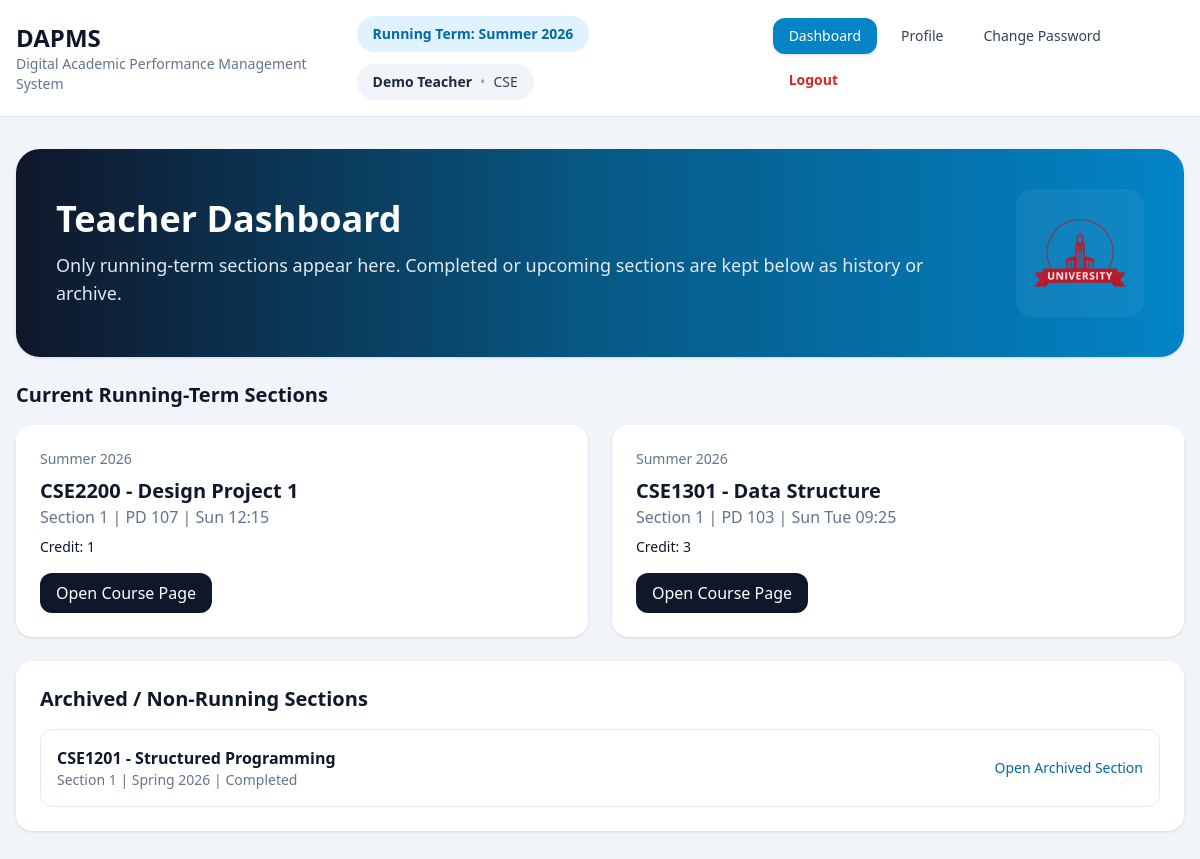
Page /teacher/dashboard (signed in) on the earlier database version.
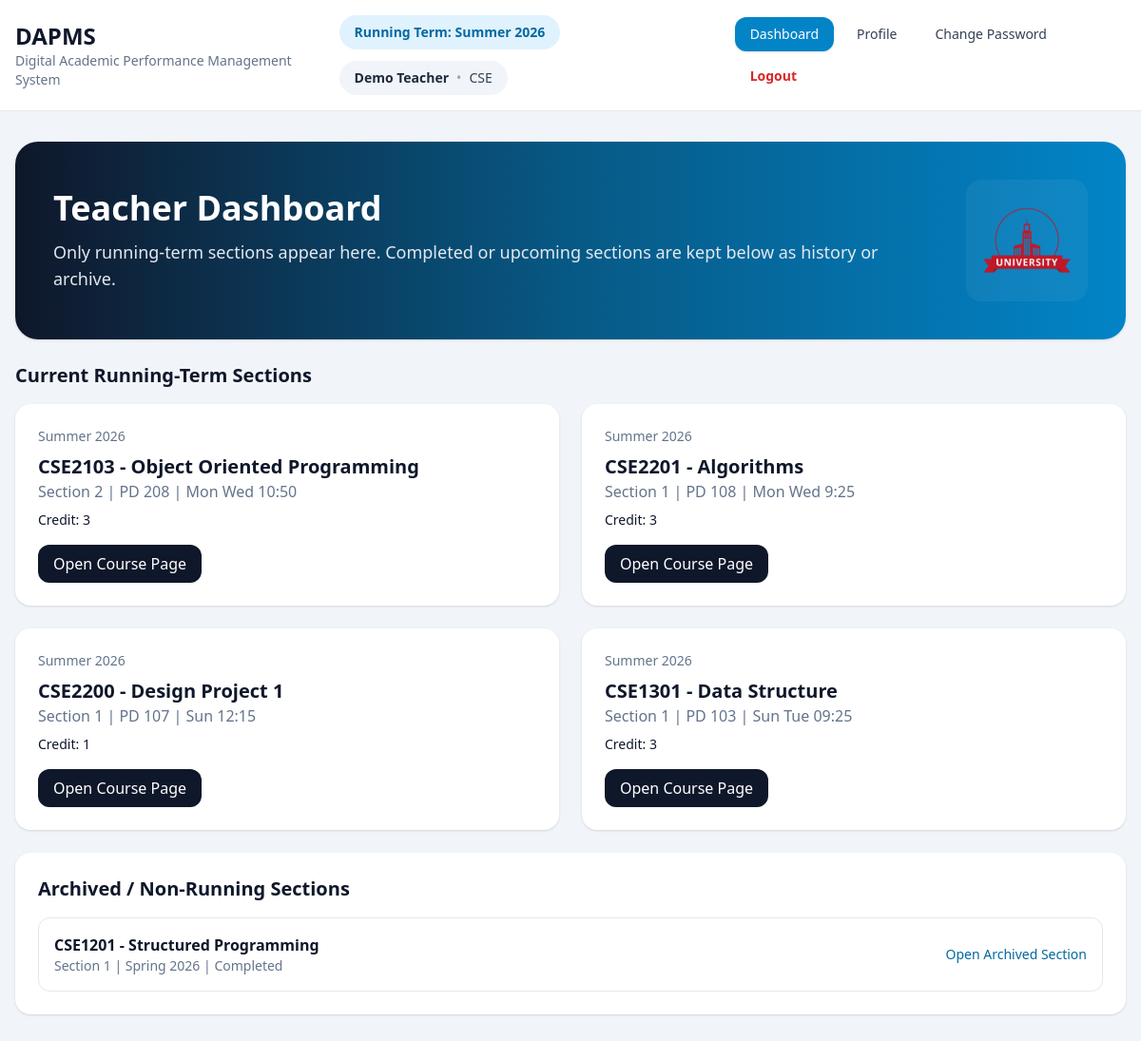
Same page on the later database version.
### tables this page shows
CREATE TABLE terms(
            id INTEGER PRIMARY KEY AUTOINCREMENT,
            name TEXT NOT NULL,
            start_date TEXT NOT NULL,
            end_date TEXT NOT NULL,
            status TEXT NOT NULL DEFAULT 'running'
        , semester TEXT, year INTEGER);

CREATE TABLE users(
            id INTEGER PRIMARY KEY AUTOINCREMENT,
            role TEXT NOT NULL,
            name TEXT NOT NULL,
            email TEXT NOT NULL UNIQUE,
            password_hash TEXT NOT NULL,
            department TEXT NOT NULL
        );

CREATE TABLE sections(
            id INTEGER PRIMARY KEY AUTOINCREMENT,
            section_no TEXT NOT NULL,
            room_no TEXT NOT NULL,
            schedule TEXT NOT NULL,
            term_id INTEGER NOT NULL,
            course_id INTEGER NOT NULL,
            teacher_user_id INTEGER NOT NULL,
            UNIQUE(term_id, course_id, section_no),
            FOREIGN KEY(term_id) REFERENCES terms(id) ON DELETE CASCADE,
            FOREIGN KEY(course_id) REFERENCES courses(id) ON DELETE CASCADE,
            FOREIGN KEY(teacher_user_id) REFERENCES users(id) ON DELETE CASCADE
        );

CREATE TABLE courses(
            id INTEGER PRIMARY KEY AUTOINCREMENT,
            course_code TEXT NOT NULL UNIQUE,
            title TEXT NOT NULL,
            credit INTEGER NOT NULL
        );

### app/routes/teacher.py (the view)
@bp.route('/dashboard')
@role_required('teacher')
def dashboard():
    return render_template('teacher/dashboard.html', sections=_manager().dashboard_sections(session.get('user_id')), archived_sections=_manager().archived_sections(session.get('user_id')))

### app/core/security.py (called while the page is built)
def load_user():
    user_id = session.get('user_id')
    if not user_id:
        g.user = None
        return
    g.user = get_db().execute('SELECT * FROM users WHERE id=?', (user_id,)).fetchone()

def role_required(*roles):
    def decorator(view):
        @wraps(view)
        def wrapped(*args, **kwargs):
            if session.get('role') not in roles:
                return redirect(url_for('auth.login'))
            return view(*args, **kwargs)
        return wrapped
    return decorator

### app/db.py (called while the page is built)
def get_db():
    if 'db' not in g:
        g.db = sqlite3.connect(current_app.config['DATABASE'])
        g.db.row_factory = sqlite3.Row
        g.db.execute('PRAGMA foreign_keys = ON')
    return g.db

### app/managers/teacher_manager.py (called while the page is built)
    def dashboard_sections(self, teacher_user_id: int):
        return self.db.execute(
            '''
            SELECT sections.*, courses.course_code, courses.title, courses.credit,
                   terms.name as term_name, terms.status as term_status
            FROM sections
            JOIN courses ON courses.id = sections.course_id
            JOIN terms ON terms.id = sections.term_id
            WHERE sections.teacher_user_id=? AND terms.status='running'
            ORDER BY terms.year DESC, terms.id DESC, sections.id DESC
            ''',
            (teacher_user_id,)
        ).fetchall()

    def archived_sections(self, teacher_user_id: int):
        return self.db.execute(
            '''
            SELECT sections.*, courses.course_code, courses.title, courses.credit,
                   terms.name as term_name, terms.status as term_status
            FROM sections
            JOIN courses ON courses.id = sections.course_id
            JOIN terms ON terms.id = sections.term_id
            WHERE sections.teacher_user_id=? AND terms.status<>'running'
            ORDER BY terms.year DESC, terms.id DESC, sections.id DESC
            ''',
            (teacher_user_id,)
        ).fetchall()

### app/routes/auth.py (called while the page is built)
@bp.before_app_request
def before():
    load_user()

### app/routes/teacher.py (called while the page is built)
def _manager() -> TeacherManager:
    return TeacherManager(get_db())

### app/templates/teacher/dashboard.html
{% extends 'layout.html' %}
{% block content %}
<div class="space-y-6">
  <div class="bg-gradient-to-r from-slate-900 via-sky-800 to-sky-600 text-white rounded-3xl shadow p-8 lg:p-10">
    <div class="flex flex-col lg:flex-row lg:items-center lg:justify-between gap-6">
      <div>
        <h2 class="text-3xl lg:text-4xl font-extrabold">Teacher Dashboard</h2>
        <p class="mt-3 text-slate-200 text-lg">
          Only running-term sections appear here. Completed or upcoming sections are kept below as history or archive.
        </p>
      </div>
      <div class="grid grid-cols-2 max-w-[280px]">
       <div class="col-span-2 bg-white/5 rounded-2xl p-4 flex items-center justify-center">
         <img src="{{ url_for('static', filename='logo.png') }}"
       alt="DAPMS Logo"
       class="h-24 w-auto object-contain">
</div>
      </div>
    </div>
  </div>
  <div>
    <h3 class="text-xl font-bold mb-4">Current Running-Term Sections</h3>
    <div class="grid md:grid-cols-2 gap-6">
      {% for s in sections %}
      <div class="bg-white rounded-2xl shadow p-6">
        <div class="text-sm text-slate-500">{{ s['term_name'] }}</div>
        <div class="text-xl font-bold mt-2">{{ s['course_code'] }} - {{ s['title'] }}</div>
        <div class="text-slate-500">Section {{ s['section_no'] }} | {{ s['room_no'] }} | {{ s['schedule'] }}</div>
        <div class="text-sm mt-2">Credit: {{ s['credit'] }}</div>
        <a href="{{ url_for('teacher.section_page', section_id=s['id']) }}" class="inline-block mt-4 bg-slate-900 text-white px-4 py-2 rounded-xl">Open Course Page</a>
      </div>
      {% else %}<div class="text-slate-500">No running-term sections assigned yet.</div>{% endfor %}
    </div>
  </div>
  <div class="bg-white rounded-2xl shadow p-6">
    <h3 class="text-xl font-bold mb-4">Archived / Non-Running Sections</h3>
    <div class="space-y-3">{% for s in archived_sections %}<div class="border rounded-xl p-4 flex justify-between items-center gap-4"><div><div class="font-semibold">{{ s['course_code'] }} - {{ s['title'] }}</div><div class="text-sm text-slate-500">Section {{ s['section_no'] }} | {{ s['term_name'] }} | {{ s['term_status']|title }}</div></div><a href="{{ url_for('teacher.section_page', section_id=s['id']) }}" class="text-sky-700 text-sm">Open Archived Section</a></div>{% else %}<div class="text-slate-500">No archived sections.</div>{% endfor %}</div>
  </div>
</div>
{% endblock %}

### app/templates/layout.html (shortened to what this page needs)
<!DOCTYPE html>
<html>
<head>
  <script src="https://cdn.tailwindcss.com"></script>
</head>
<body class="bg-slate-100 text-slate-900 min-h-screen">
  <nav class="bg-white border-b sticky top-0 z-20">
    <div class="max-w-7xl mx-auto px-4 py-4 flex justify-between items-center gap-4">
      <div>
        <h1 class="text-2xl font-bold">DAPMS</h1>
        <p class="text-sm text-slate-500">Digital Academic Performance Management System</p>
      </div>
     <div class="flex flex-col lg:flex-row lg:items-center lg:justify-between gap-4">
  <div class="flex flex-wrap items-center gap-3">
    {% if current_term %}
      <span class="inline-flex items-center px-4 py-2 rounded-full bg-sky-100 text-sky-700 text-sm font-semibold">
        Running Term: {{ current_term['name'] }}
      </span>
    {% endif %}
    {% if current_user %}
      <div class="inline-flex items-center px-4 py-2 rounded-full bg-slate-100 text-slate-700 text-sm">
        <span class="font-semibold text-slate-800">{{ current_user['name'] }}</span>
        {% if current_user['department'] %}
          <span class="mx-2 text-slate-400">•</span>
          <span>{{ current_user['department'] }}</span>
        {% endif %}
      </div>
    {% endif %}
  </div>
  <div class="flex flex-wrap items-center gap-2">
    {% if session.get('role') == 'teacher' %}
      <a href="{{ url_for('teacher.dashboard') }}"
         class="px-4 py-2 rounded-xl text-sm font-medium transition
         {% if request.endpoint == 'teacher.dashboard' %}
           bg-sky-600 text-white font-bold shadow
         {% else %}
           text-slate-700 hover:bg-slate-100 hover:text-sky-700
         {% endif %}">
        Dashboard
      </a>
    {% endif %}
    {% if session.get('user_id') %}
      <a href="{{ url_for('auth.profile') }}"
         class="px-4 py-2 rounded-xl text-sm font-medium transition
         {% if request.endpoint == 'auth.profile' %}
           bg-sky-600 text-white font-bold shadow
         {% else %}
           text-slate-700 hover:bg-slate-100 hover:text-sky-700
         {% endif %}">
        Profile
      </a>
    {% endif %}
    {% if session.get('user_id') %}
      <a href="{{ url_for('auth.change_password') }}"
         class="px-4 py-2 rounded-xl text-sm font-medium transition
         {% if request.endpoint == 'auth.change_password' %}
           bg-sky-600 text-white font-bold shadow
         {% else %}
           text-slate-700 hover:bg-slate-100 hover:text-sky-700
         {% endif %}">
        Change Password
      </a>
    {% endif %}
    {% if session.get('user_id') %}
      <a href="{{ url_for('auth.logout') }}"
         class="px-4 py-2 rounded-xl text-sm font-semibold text-red-600 hover:bg-red-50 hover:text-red-700 transition">
        Logout
      </a>
    {% else %}
      <a href="{{ url_for('auth.forgot_password') }}"
         class="px-4 py-2 rounded-xl text-sm font-medium text-slate-700 hover:bg-slate-100 hover:text-sky-700 transition">
        Forgot Password
      </a>
    {% endif %}
  </div>
</div>
    </div>
  </nav>
  <div class="max-w-7xl mx-auto px-4 py-8">
    {% block content %}{% endblock %}
  </div>
</body>
</html>

Differences in the rows shown:
added sections: term_name "Summer 2026", course_code "CSE2103", title "Object Oriented Programming", section_no "2", room_no "PD 208", schedule "Mon Wed 10:50", credit "3", shown under "Current Running-Term Sections"
added sections: term_name "Summer 2026", course_code "CSE2201", title "Algorithms", section_no "1", room_no "PD 108", schedule "Mon Wed 9:25", credit "3", shown under "Current Running-Term Sections"
